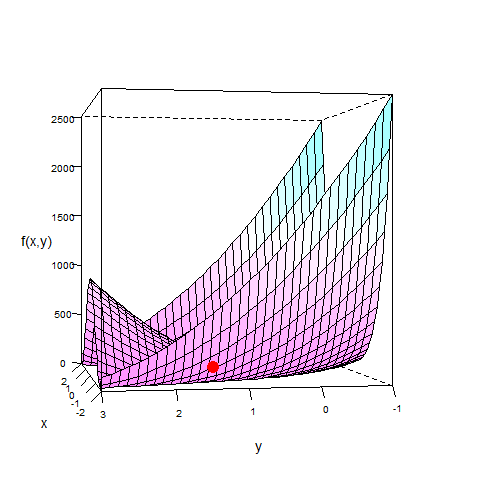

This figure's R source:
# load required packages
require(lattice)
require(neldermead)

# define Rosenbrock funcion to find minimum
fct = function(x) {
  y = 100 * (x[2] - x[1]^2)^2 + (1 - x[1])^2
}

# find minimum of the Rosenbrock function
answer = fminsearch(fun = fct, x0 = c(-1.2, 1), verbose = F)
pts = c(neldermead.get(answer, key = "xopt"), neldermead.get(answer, key = "fopt"))  # optimal function value

# grid for the surface plot
ng = 33  # number of grid
x = seq(-2, 2, length.out = ng)  # grid elements
y = seq(-1, 3, length.out = ng)

fhat = function(x, y) {
  v = numeric()
  v = (1 - x)^2 + 100 * (y - x^2)^2
  return(v)
}
mygrid = data.frame(expand.grid(x, y))
colnames(mygrid) = c("x", "y")
mygrid$z = fhat(mygrid$x, mygrid$y)

# grphical parameters
par.set = list(axis.line = list(col = "transparent"), clip = list(panel = "off"))
names(par.set) = c("axis.line", "clip")

# plot for the Rosenbrock function
wireframe(mygrid$z ~ mygrid$x * mygrid$y, pts = pts, aspect = 1, scales = list(col = "black", arrows = FALSE), drape = T, 
          colorkey = F, screen = list(z = 70, x = -90, y = 30), par.settings = par.set, xlab = list("x", cex = 1.2), ylab = list("y", 
                                                                                                                                 cex = 1.2), zlab = list("f(x,y)", cex = 1.2), panel.3d.wireframe = function(x, y, z, xlim, ylim, zlim, xlim.scaled, 
                                                                                                                                                                                                             ylim.scaled, zlim.scaled, pts, ...) {
                                                                                                                                   panel.3dwire(x = x, y = y, z = z, xlim = xlim, ylim = ylim, zlim = zlim, xlim.scaled = xlim.scaled, ylim.scaled = ylim.scaled, 
                                                                                                                                                zlim.scaled = zlim.scaled, ...)
                                                                                                                                   panel.3dscatter(x = pts[1], y = pts[2], z = pts[3], xlim = xlim, ylim = ylim, zlim = zlim, xlim.scaled = xlim.scaled, 
                                                                                                                                                   ylim.scaled = ylim.scaled, zlim.scaled = zlim.scaled, type = "p", pch = 19, col = "red", cex = 2, .scale = TRUE, ...)
                                                                                                                                 })
